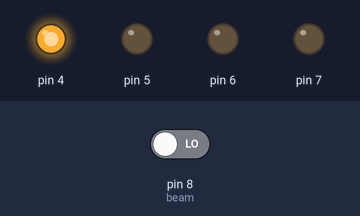
Bench run of a sketch on a simulated Arduino Uno, built with avr-gcc and run on an emulated ATmega328P. Parts: output pins drawn as LEDs (lit = HIGH). The inputs (shaded band) are chosen by the test bench; at power-on: pin 8 (beam) LOW.

Above: at 4.3 s.
4.4 s: pin 8 (beam) driven HIGH
At 8.2 s:
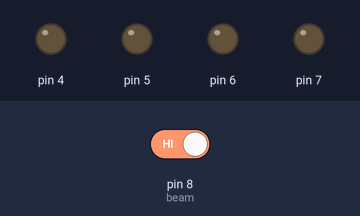
8.5 s: pin 8 (beam) driven LOW
At 9.5 s:
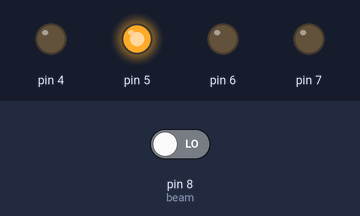
Timing chart, 0 to 11.5 s (numbered marks = the images above; inputs shaded):
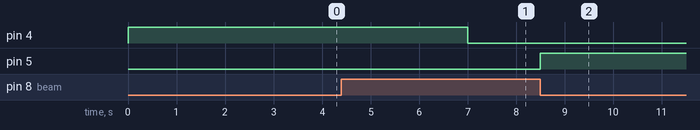

Measured:
- after the input at 4.4 s, pin 4: HIGH → LOW after 2.6 s
- after the input at 8.5 s, pin 5: LOW → HIGH at once

The sketch:

rovercannon.ino
```cpp
#define beam 8 //Digital signal pin # from opto-isolator

void setup()
{
  Serial.begin(9600);
  pinMode(beam, INPUT); //Read signal from headlight
  for(int bar = 4; bar <8; bar++)
  {
  pinMode(bar, OUTPUT); //Open digital pin 4-7 for output (barrel triggers)
  }
}

void loop()
{
  for(int bar = 4; bar <8; bar++) //"bar" is barrel 1-4 on digital pins 4-7
  {
    while(digitalRead(beam)==1){ //do nothing while headlights are off (digital pin 8 signal)
      delay(100);}
    while(digitalRead(beam)==0){ //if headlights are on, fire next barrel on next digital pin
      digitalWrite(bar, HIGH); //trigger ignitor on bar digital pin "bar".
      delay(3500); //delay 3.5 seconds to reach high temp
      digitalWrite(bar, LOW); //turn off ignitor on digital pin "bar"
    }
   digitalWrite(bar, LOW);
  }
}
```
